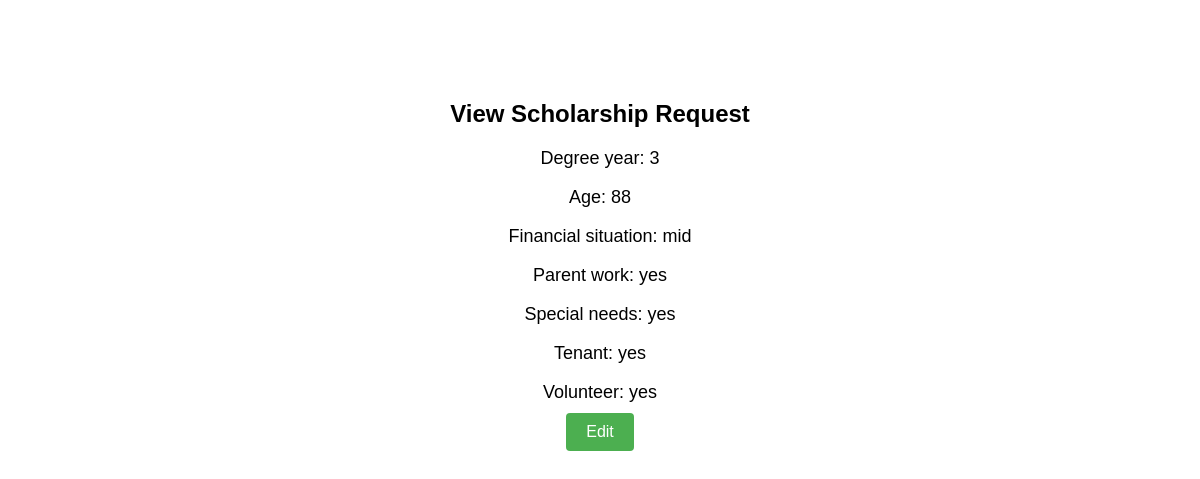
The page /student/scholarship/submit/ (signed in) on the database its author committed.
### app/models.py (models this page shows)
class ScholarshipRequest(models.Model):
    DEGREE_YEAR_CHOICES = [(i, str(i)) for i in range(1, 5)]
    FINANCIAL_SITUATION_CHOICES = [('bad', 'Bad'), ('mid', 'Mid'), ('good', 'Good')]
    YES_NO_CHOICES = [('yes', 'Yes'), ('no', 'No')]
    id = models.AutoField(primary_key=True)
    user_id = models.ForeignKey(User, on_delete=models.CASCADE)
    degree_year = models.PositiveSmallIntegerField(choices=DEGREE_YEAR_CHOICES)
    age = models.PositiveSmallIntegerField()
    financial_situation = models.CharField(max_length=4, choices=FINANCIAL_SITUATION_CHOICES)
    parent_work = models.CharField(max_length=3, choices=YES_NO_CHOICES)
    special_needs = models.CharField(max_length=3, choices=YES_NO_CHOICES)
    tenant = models.CharField(max_length=3, choices=YES_NO_CHOICES)
    volunteer = models.CharField(max_length=3, choices=YES_NO_CHOICES)
    created_at = models.DateTimeField(auto_now_add=True)
    updated_at = models.DateTimeField(auto_now=True)

### app/views.py (the view)
# urls.py: path('student/scholarship/submit/', views.submit_scholarship, name='submit_scholarship'),
def submit_scholarship(request):
    return submit_scholarship_reqeust(request)

### app/scholarship/scholarship_crud.py (called while the page is built)
def submit_scholarship_reqeust(request):
    current_user = request.user
    if request.method == 'POST':
        form_data = request.POST
        scholar_ship_request = ScholarshipRequest(
            degree_year=form_data['degree_year'],
            age=form_data['age'],
            financial_situation=form_data['financial_situation'],
            parent_work=form_data['parent_work'],
            special_needs=form_data['special_needs'],
            tenant=form_data['tenant'],
            volunteer=form_data['volunteer']
        )
        scholar_ship_request.user_id = current_user
        scholar_ship_request.save()
        messages.success(request, 'Your request has been received successfully')
        return redirect('../../student/')
    else:
        return get_scholarship_reqeust(request)

def get_scholarship_reqeust(request):
    current_user = request.user
    print('hi')
    requests = ScholarshipRequest.objects.filter(user_id=current_user)
    print('hi2')
    if len(requests) > 0:
        return render(request, 'student/scholarship-form-view.html', {'request': requests[0]})
    else:
        return render(request, 'student/scholarship-form-view.html', {'request': None})

### app/templates/student/scholarship-form-view.html (shortened to what this page needs)
<!DOCTYPE html>
<html>
<head>
</head>
<body>
<div class="container">
    <h1>View Scholarship Request</h1>
    <p>Degree year: {{ request.degree_year }}</p>
    <p>Age: {{ request.age }}</p>
    <p>Financial situation: {{ request.financial_situation }}</p>
    <p>Parent work: {{ request.parent_work }}</p>
    <p>Special needs: {{ request.special_needs }}</p>
    <p>Tenant: {{ request.tenant }}</p>
    <p>Volunteer: {{ request.volunteer }}</p>
    <a class="button" href="/student/scholarship/edit/">Edit</a>
</div>
</body>
</html>

### app/templates/student/scholarship-form-view.html (style rules this page uses)
.container { width: 500px; margin: 100px auto; text-align: center; font-family: sans-serif; }
.container h1 { font-size: 24px; margin-bottom: 20px; }
.container p { font-size: 18px; margin-bottom: 10px; }
.button { display: inline-block; padding: 10px 20px; background-color: #4CAF50; color: white; text-decoration: none; border-radius: 4px; }

### rows shown on the page
ScholarshipRequest: degree_year "3", age "88", financial_situation "mid", parent_work "yes", special_needs "yes", tenant "yes", volunteer "yes"
